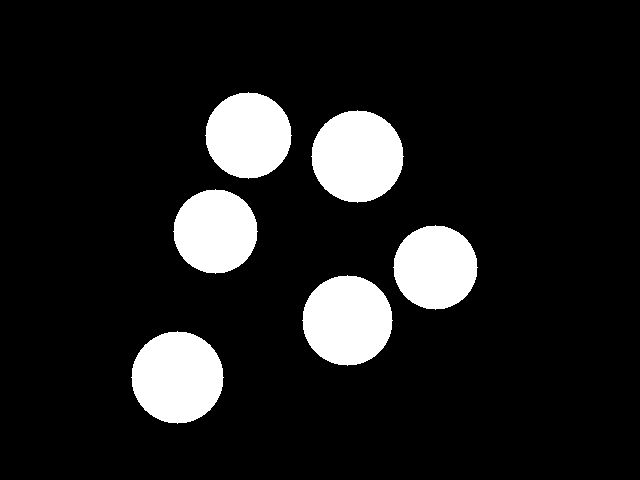
//> input picture asset/circle.png, 640 x 480 px
$ ./hough   (built with g++ and OpenCV 4)
//> lines starting //> are read from the running program, lines starting //| are printed output that depends on the picture; after the words box and inside, x2 and y2 are one past the last pixel; in counts of white or black regions, pixels touching at a corner belong together
// g++ hough.cpp -o hough `pkg-config --cflags --libs opencv`

#include "opencv2/highgui/highgui.hpp"
#include "opencv2/imgproc/imgproc.hpp"
#include <iostream>
#include <stdio.h>

using namespace cv;

/** @function main */
int main(int argc, char** argv)
{
  Mat src, src_gray;

  /// Read the image
  src = imread("../asset/circle.png" );
//> src is the input picture: 480 rows x 640 cols, CV_8UC3; 11.9% white; 6 white regions, box (x1, y1, x2, y2) and area: (311, 110, 404, 203) 6625, (131, 331, 224, 424) 6625, (302, 275, 393, 366) 6361, (205, 92, 292, 179) 5789, (173, 189, 258, 274) 5525, (393, 225, 478, 310) 5525

  if( !src.data )
    { return -1; }

  /// Convert it to gray
  cvtColor( src, src_gray, CV_BGR2GRAY );

  /// Reduce the noise so we avoid false circle detection
  GaussianBlur( src_gray, src_gray, Size(9, 9), 2, 2 );
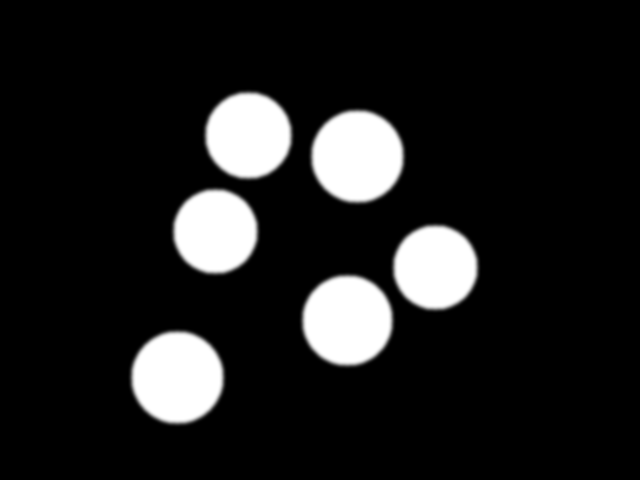
//> src_gray: 480 rows x 640 cols, CV_8UC1; min 0, max 255, mean 30.3

  std::vector<Vec3f> circles;

  /// Apply the Hough Transform to find the circles
  HoughCircles( src_gray, circles, CV_HOUGH_GRADIENT, 1.5, 50 , 200, 100, 0, 0 );
//> circles = 6 circles (x, y, radius): [347.2, 320.2, 45.15], [177.8, 377.2, 46.5], [357.8, 156.8, 45.15], [248.2, 134.2, 43.5], [434.2, 266.2, 41.25], [215.2, 231.8, 42.6]

  /// Draw the circles detected
  for( size_t i = 0; i < circles.size(); i++ )
  {
      Point center(cvRound(circles[i][0]), cvRound(circles[i][1]));
      int radius = cvRound(circles[i][2]);
      // circle center
      circle( src, center, 3, Scalar(0,255,0), -1, 8, 0 );
      // circle outline
      circle( src, center, radius, Scalar(0,0,255), 3, 8, 0 );
   }
//> this loop made 6 passes
//> (center, radius) on passes 1 to 6: (Point(347, 320), 45), (Point(178, 377), 46), (Point(358, 157), 45), (Point(248, 134), 44), (Point(434, 266), 41), (Point(215, 232), 43)
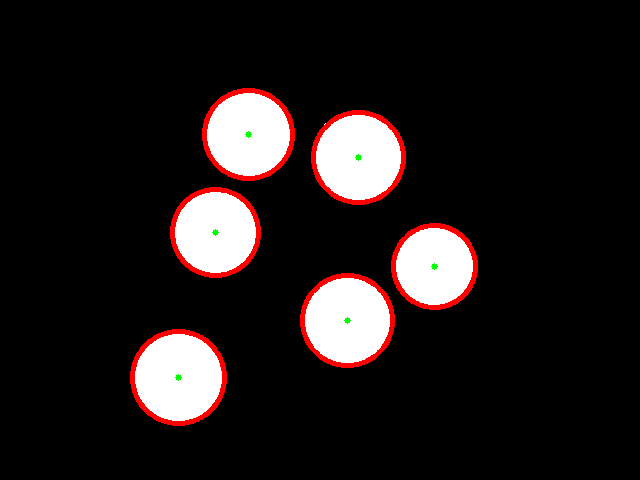
//> src: 480 rows x 640 cols, CV_8UC3; 2.75% of pixels changed, all inside (x1, y1, x2, y2) = (130, 88, 478, 426)

  /// Show your results
  namedWindow( "Hough Circle Transform Demo", CV_WINDOW_AUTOSIZE );
  imshow( "Hough Circle Transform Demo", src );

  waitKey(0);
  return 0;
}
